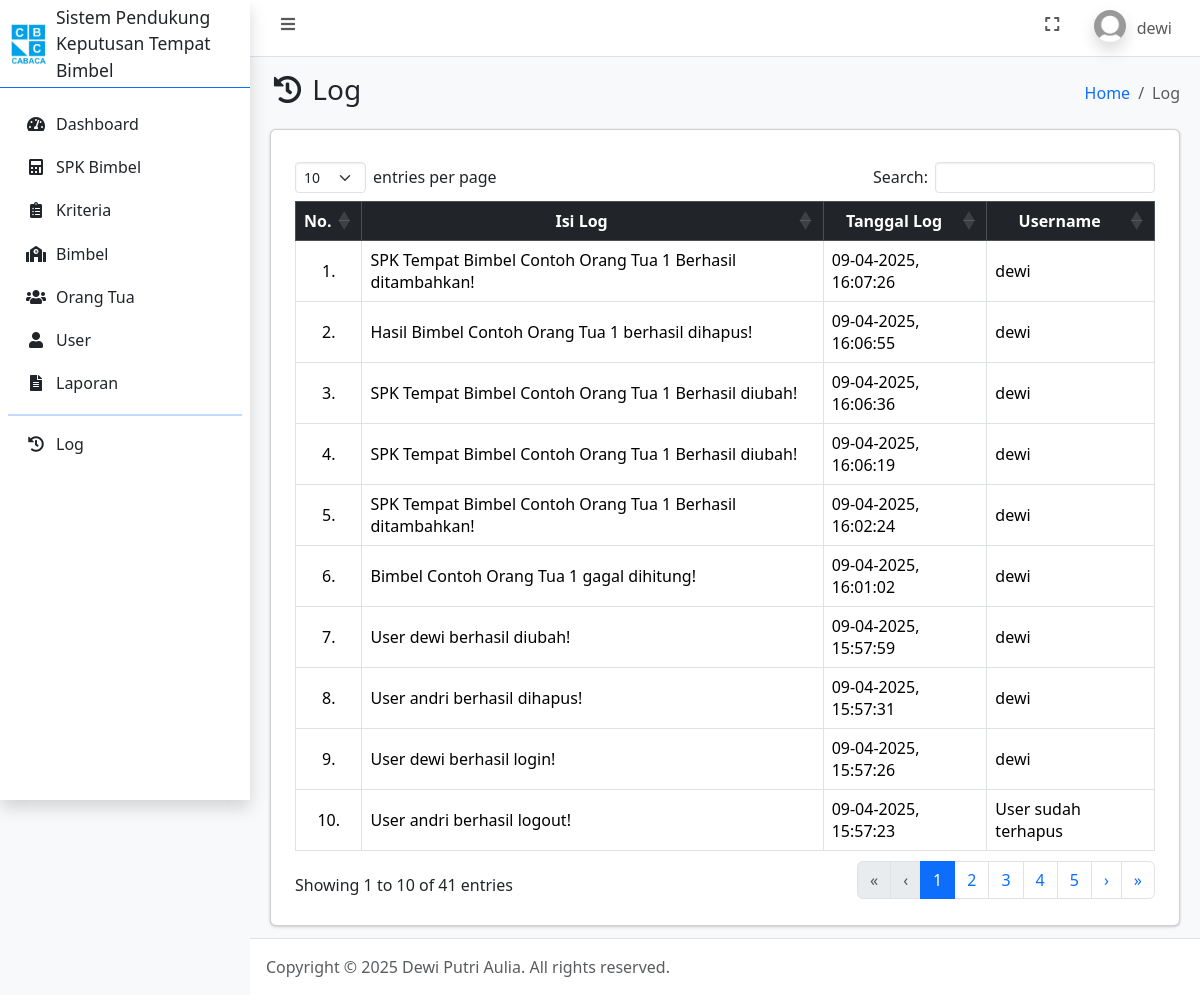
The app's page /log.php (signed in) with its own data.
### tables this page shows
CREATE TABLE `user` (
  `id_user` int(11) NOT NULL,
  `username` varchar(100) NOT NULL,
  `password` varchar(255) NOT NULL,
  `jabatan` enum('admin','orang_tua') NOT NULL,
  `nama` varchar(100) NOT NULL,
  `foto` text NOT NULL,
  `dibuat_pada` timestamp NOT NULL DEFAULT current_timestamp()
);

CREATE TABLE `log` (
  `id_log` int(11) NOT NULL,
  `isi_log` text NOT NULL,
  `tgl_log` datetime NOT NULL DEFAULT current_timestamp(),
  `id_user` int(11) NOT NULL
);

### connection.php (called while the page is built, shortened)
<?php
	$host = 'localhost';
	$user = 'root';
	$pass = '';
	$database = 'spk_bimbel_topsis';
	$conn = mysqli_connect($host, $user, $pass, $database);
    if (isset($_SESSION['id_user'])) {
    	$id_user = $_SESSION['id_user'];
		$dataUser = mysqli_fetch_assoc(mysqli_query($conn, "SELECT * FROM user WHERE id_user = $id_user"));
	}
?>

### log.php (the view, shortened to what this page needs)
<?php
    require_once 'connection.php';
    $log = mysqli_query($conn, "SELECT * FROM log LEFT JOIN user ON log.id_user = user.id_user ORDER BY tgl_log DESC");
?>
<!DOCTYPE html>
<html lang="en">
<head>
    <?php include_once 'include/head.php'; ?>
</head>
<body class="layout-fixed sidebar-expand-lg bg-body-tertiary">
    <div class="app-wrapper">
        <?php include_once 'include/navbar.php'; ?>
        <?php include_once 'include/sidebar.php'; ?>
        <main class="app-main">
            <div class="app-content-header">
                <div class="container-fluid">
                    <div class="row">
                        <div class="col-sm-6">
                            <h3 class="mb-0"><i class="nav-icon fas fa-fw fa-history"></i> Log</h3>
                        </div>
                        <div class="col-sm-6">
                            <ol class="breadcrumb float-sm-end">
                                <li class="breadcrumb-item"><a href="index.php">Home</a></li>
                                <li class="breadcrumb-item active" aria-current="page">
                                    Log
                                </li>
                            </ol>
                        </div>
                    </div>
                </div>
            </div>
            <div class="app-content">
                <div class="container-fluid">
                    <div class="card">
                        <div class="card-body">
                            <div class="table-responsive p-2">
                                <table class="table table-bordered" id="table_id">
                                    <thead class="table-dark">
                                        <tr>
                                            <th class="text-center align-middle">No.</th>
                                            <th class="text-center align-middle">Isi Log</th>
                                            <th class="text-center align-middle">Tanggal Log</th>
                                            <th class="text-center align-middle">Username</th>
                                        </tr>
                                    </thead>
                                    <tbody>
                                        <?php $i = 1; ?>
                                        <?php foreach ($log as $dl): ?>
                                            <tr>
                                                <td class="text-center align-middle"><?= $i++; ?>.</td>
                                                <td class="align-middle"><?= $dl['isi_log']; ?></td>
                                                <td class="align-middle"><?= date('d-m-Y, H:i:s', strtotime($dl['tgl_log']));; ?></td>
                                                <td class="align-middle"><?= ($dl['username']) ? $dl['username'] : 'User sudah terhapus'; ?></td>
                                            </tr>
                                        <?php endforeach ?>
                                    </tbody>
                                </table>
                            </div>
                        </div>
                    </div>
                </div>
            </div>
        </main>
        <?php include_once 'include/footer.php'; ?>
    </div>
</body>
</html>

### include/navbar.php (shortened to what this page needs)
<nav class="app-header navbar navbar-expand bg-body">
    <div class="container-fluid">
        <ul class="navbar-nav">
            <li class="nav-item"> <a class="nav-link" data-lte-toggle="sidebar" href="#" role="button"> <i class="fas fa-fw fa-bars"></i> </a> </li>
        </ul>
        <ul class="navbar-nav ms-auto">
            <li class="nav-item"> <a class="nav-link" href="#" data-lte-toggle="fullscreen"> <i data-lte-icon="maximize" class="fas fa-fw fa-expand"></i> </a> </li>
            <li class="nav-item dropdown user-menu">
                <a href="#" class="nav-link dropdown-toggle" data-bs-toggle="dropdown" aria-expanded="false">
                    <img src="assets/img/profiles/<?= $dataUser['foto']; ?>" class="user-image rounded-circle shadow" alt="User Image">
                    <span class="d-none d-md-inline"><?= $dataUser['username']; ?></span>
                </a>
            </li>
        </ul>
    </div>
</nav>

### records on screen
user: foto (placeholder picture), username "dewi"
log: isi_log "SPK Tempat Bimbel Contoh Orang Tua 1 Berhasil ditambahkan!", tgl_log "09-04-2025, 16:07:26", id_user.username "dewi"
log: isi_log "Hasil Bimbel Contoh Orang Tua 1 berhasil dihapus!", tgl_log "09-04-2025, 16:06:55", id_user.username "dewi"
log: isi_log "SPK Tempat Bimbel Contoh Orang Tua 1 Berhasil diubah!", tgl_log "09-04-2025, 16:06:36", id_user.username "dewi"
log: isi_log "SPK Tempat Bimbel Contoh Orang Tua 1 Berhasil diubah!", tgl_log "09-04-2025, 16:06:19", id_user.username "dewi"
log: isi_log "SPK Tempat Bimbel Contoh Orang Tua 1 Berhasil ditambahkan!", tgl_log "09-04-2025, 16:02:24", id_user.username "dewi"
log: isi_log "Bimbel Contoh Orang Tua 1 gagal dihitung!", tgl_log "09-04-2025, 16:01:02", id_user.username "dewi"
log: isi_log "User dewi berhasil diubah!", tgl_log "09-04-2025, 15:57:59", id_user.username "dewi"
log: isi_log "User andri berhasil dihapus!", tgl_log "09-04-2025, 15:57:31", id_user.username "dewi"
log: isi_log "User dewi berhasil login!", tgl_log "09-04-2025, 15:57:26", id_user.username "dewi"
log: isi_log "User andri berhasil logout!", tgl_log "09-04-2025, 15:57:23", shows "User sudah terhapus"
